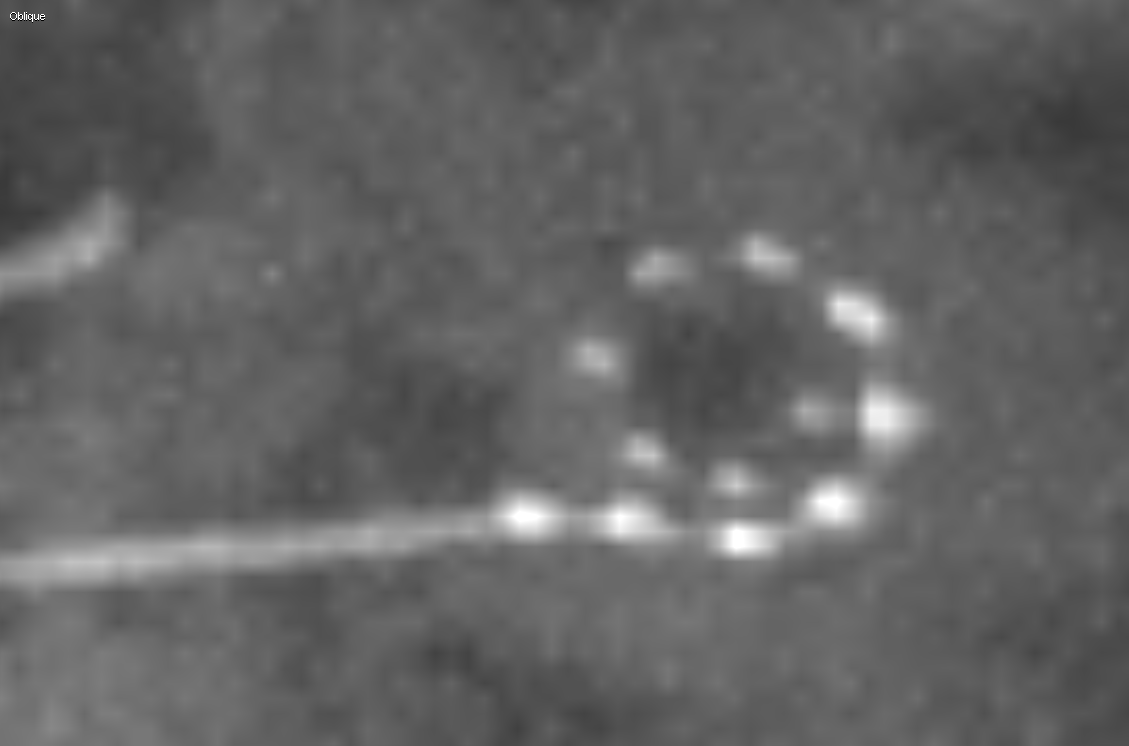
#> input picture Project/DATA/ID03/ID03post.png, 1129 x 746 px, found by its file name
$ python Find_Electrodes.py
#> lines starting #> are read from the running program, lines starting #| are printed output that depends on the picture; after the words box and inside, x2 and y2 are one past the last pixel; in counts of white or black regions, pixels touching at a corner belong together
import cv2
import imutils
import matplotlib.pyplot as plt
import numpy as np
from imutils import contours
from skimage import measure

# choose file
path = r'C:\Users\stryc\OneDrive\BioSTAT\Image Processing\ISIP 2020 Project Handout\Handout\DATA'
folder = '\ID03'
filename = '\ID03post.png'

# load image
image = cv2.imread(path + folder + filename)
#> image is the input picture: shape (746, 1129, 3); min 0, max 255, mean 99.3

# transform to gray
gray = cv2.cvtColor(image, cv2.COLOR_BGR2GRAY)

# Gaussian blurring (find best sigma and kernel size ??)
blurred1 = cv2.GaussianBlur(gray, (21, 21), 0)
blurred2 = cv2.GaussianBlur(gray, (15, 15), sigmaX=0.5)

# thresholding of the images and convert to binary map (find good interval!!)
thresh1 = cv2.threshold(blurred1, 160, 255, cv2.THRESH_BINARY)[1]
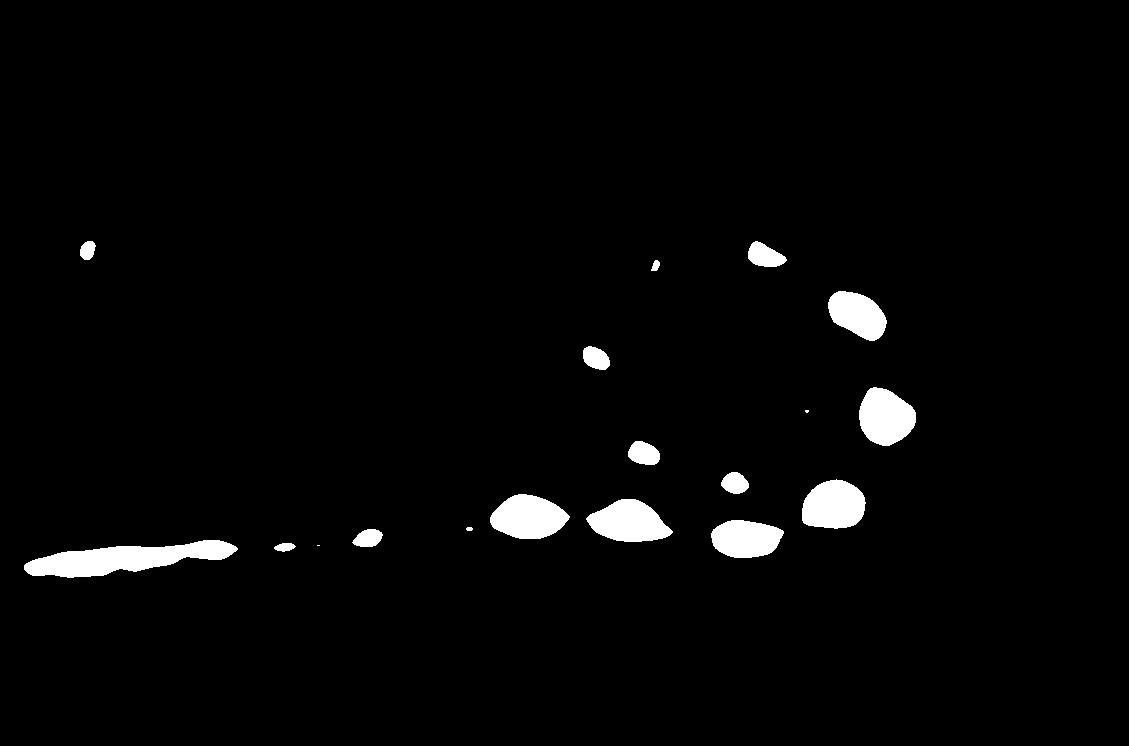
#> thresh1: shape (746, 1129); 2.6% white; 18 white regions (2 under 20 px), largest, box (x1, y1, x2, y2) and area: (24, 540, 238, 578) 4374, (490, 494, 570, 539) 2582, (586, 499, 673, 542) 2535

print(np.shape(blurred1))
#| (746, 1129)

thresh2 = cv2.threshold(blurred2, 170, 255, cv2.THRESH_BINARY)[1]
#> thresh2: shape (746, 1129); 1.8% white; 23 white regions (9 under 20 px), largest, box (x1, y1, x2, y2) and area: (492, 496, 567, 538) 2136, (805, 481, 863, 527) 2092, (590, 502, 671, 540) 2064

# potential kernel for morphologyEX, erode and dilate
kernel = np.ones((5, 5), np.uint8)

# opening = cv2.morphologyEx(blurred1, cv2.MORPH_OPEN, None)

# erode reduces noise around dots
thresh1 = cv2.erode(thresh1, None, iterations=1)
#> thresh1: shape (746, 1129); 2.3% white; 16 white regions (1 under 20 px), largest, box (x1, y1, x2, y2) and area: (25, 541, 236, 577) 3858, (491, 495, 568, 538) 2336, (588, 500, 671, 541) 2279

# dilate increases dot size after noise reduction > more defined dots (play around with iteration and kernel?)
thresh1 = cv2.dilate(thresh1, None, iterations=1)
#> thresh1: shape (746, 1129); 2.6% white; 16 white regions, largest, box (x1, y1, x2, y2) and area: (24, 540, 237, 578) 4372, (490, 494, 569, 539) 2580, (587, 499, 672, 542) 2531

# other settings
thresh2 = cv2.erode(thresh2, None, iterations=2)
#> thresh2: shape (746, 1129); 1.3% white; 12 white regions, largest, box (x1, y1, x2, y2) and area: (807, 483, 861, 525) 1692, (495, 498, 563, 536) 1691, (863, 392, 910, 440) 1626
thresh2 = cv2.dilate(thresh2, None, iterations=4)
#> thresh2: shape (746, 1129); 2.3% white; 12 white regions, largest, box (x1, y1, x2, y2) and area: (491, 494, 567, 540) 2603, (803, 479, 865, 529) 2524, (590, 500, 669, 542) 2519

# perform a connected component analysis on the thresholded image, then initialize a mask to store only the "large"
# components

# Label connected regions of an integer array.
labels = measure.label(thresh1, background=0)
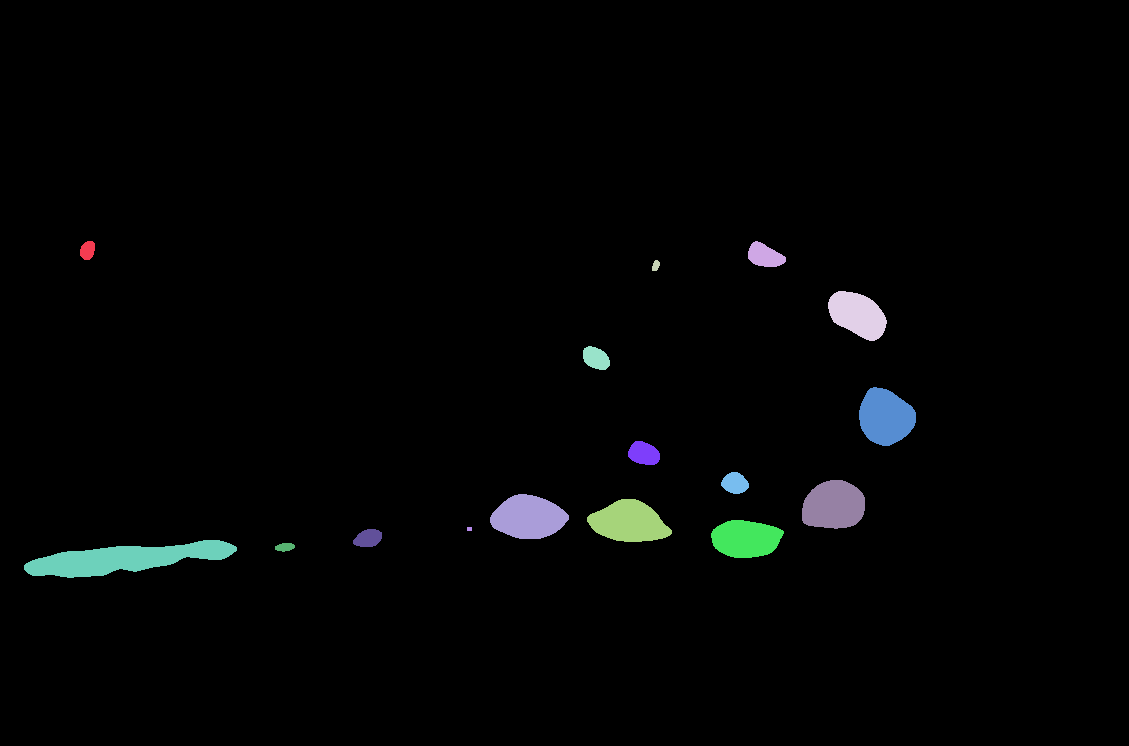
#> labels: shape (746, 1129) int64; 17 distinct labels, from 0 to 16; one colour per label, 0 black

mask = np.zeros(thresh1.shape, dtype="uint8")

# loop over the unique components
for label in np.unique(labels):

    # if this is the background label, ignore it
    if label == 0:
        continue

    labelMask = np.zeros(thresh1.shape, dtype="uint8")
    labelMask[labels == label] = 255
    numPixels = cv2.countNonZero(labelMask)
    print(numPixels)
    # The cluster of pixels should be between 300 and 2500 (needs tweeking)
    if numPixels > 300 and numPixels < 2500:
        mask = cv2.add(mask, labelMask)
#> this loop made 17 passes
#> numPixels on passes 2 to 13: 228, 665, 66, 2011, 480, 2467, 586, 451, 2495, 2580, 2531, 2140
#| 228
#| 665
#| 66
#| 2011
#| 480
#| 2467
#| 586
#| 451
#> (further printed lines are left out)
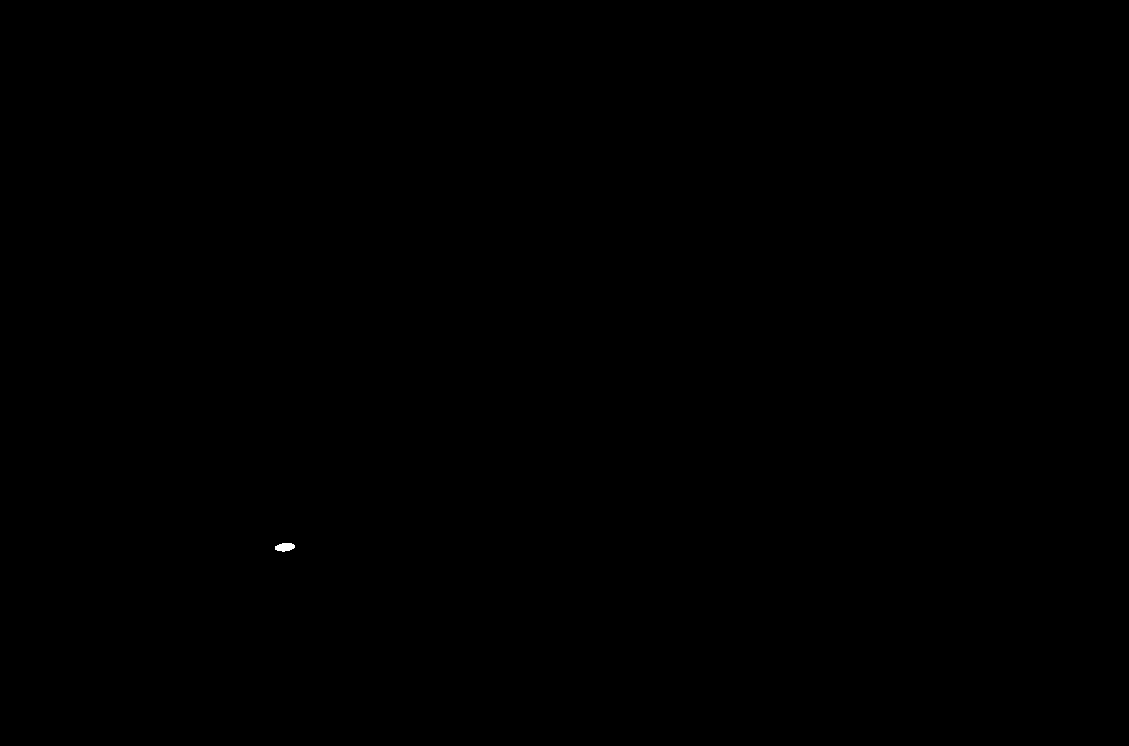
#> labelMask: shape (746, 1129); 0.02% white; 1 white region, box (x1, y1, x2, y2) and area: (275, 543, 295, 552) 135
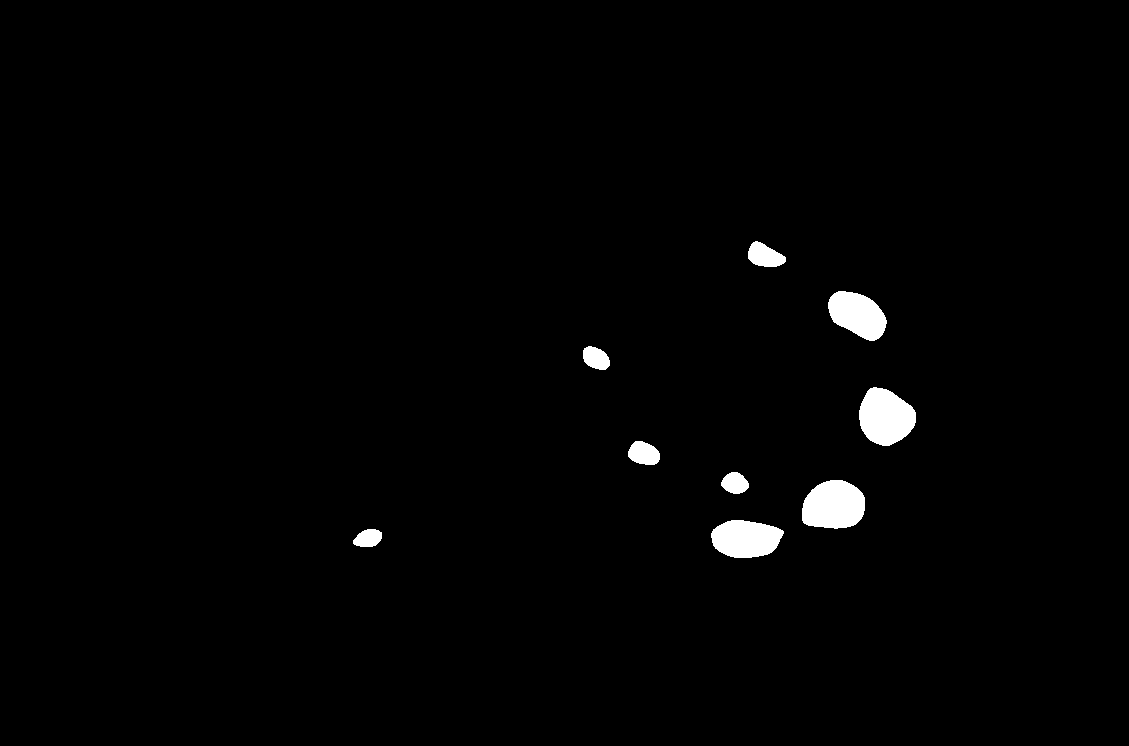
#> mask: shape (746, 1129); 1.4% white; 9 white regions

# find the contours in the mask, then sort them from left to right
cnts = cv2.findContours(mask.copy(), cv2.RETR_EXTERNAL, cv2.CHAIN_APPROX_SIMPLE)
#> cnts = 9 contours; largest, box (x1, y1, x2, y2) and area: (802, 480, 865, 529) 2411, (859, 387, 916, 446) 2387, (711, 520, 784, 558) 2056, (828, 291, 887, 341) 1936, (748, 241, 786, 267) 620
cnts = imutils.grab_contours(cnts)
cnts = contours.sort_contours(cnts)[0]

# loop over the contours
for (i, c) in enumerate(cnts):
    # draw the bright spot on the image

    (x, y, w, h) = cv2.boundingRect(c)
    ((cX, cY), radius) = cv2.minEnclosingCircle(c)
    # cv2.circle(image, (int(cX), int(cY)), int(radius),(0, 0, 255), 3)
    cv2.circle(image, (int(cX), int(cY)), 10, (255, 0, 0), 2)
    cv2.putText(image, "#{}".format(i + 1), (x, y), cv2.FONT_HERSHEY_PLAIN, 1.45, (255, 0, 0), 2)
#> this loop made 9 passes
#> (x, y, w, h, cX, cY, radius) on passes 1 to 9: (353, 529, 29, 18, 367, 537.5, 15.04), (583, 346, 27, 24, 596.5, 356.5, 15.12), (628, 441, 32, 24, 643.6, 454.5, 16.02), (711, 520, 73, 38, 747, 534, 36.12), (721, 472, 28, 22, 734.5, 484.5, 13.73), (748, 241, 38, 26, 766.8, 254.9, 19.2), (802, 480, 63, 49, 833, 508.5, 33.06), (828, 291, 59, 50, 856, 315.5, 31.91), (859, 387, 57, 59, 885.3, 414.6, 30.65)
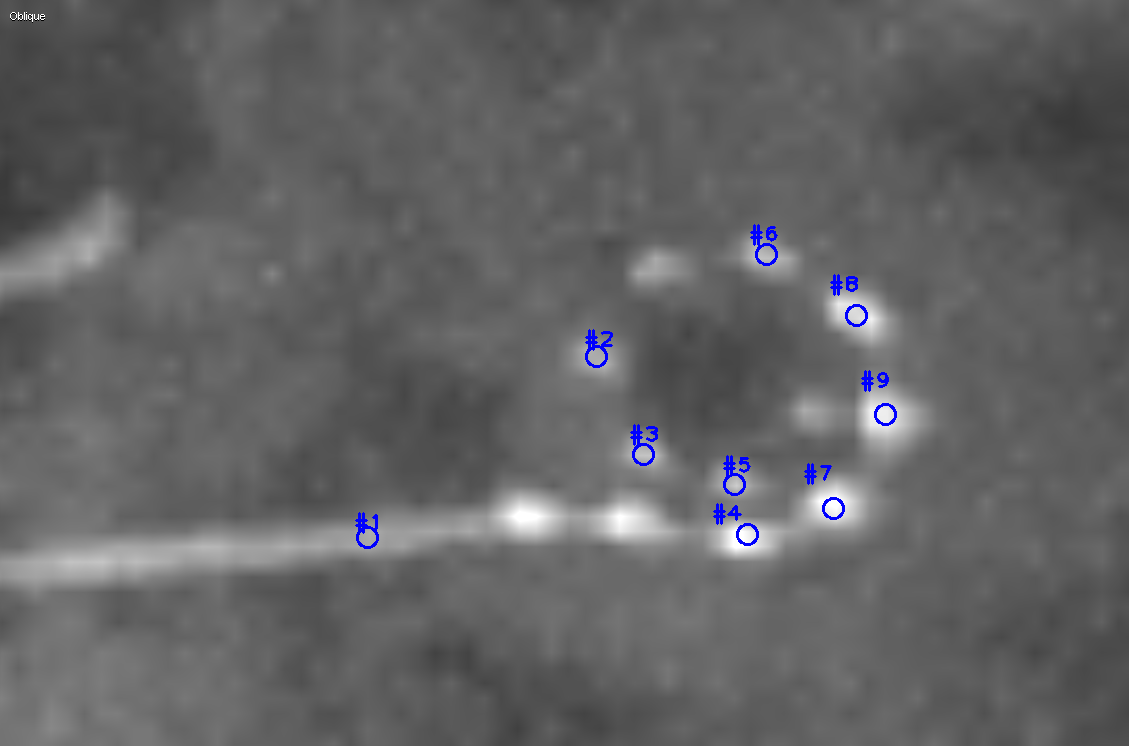
#> image: shape (746, 1129, 3); 0.47% of pixels changed, all inside (x1, y1, x2, y2) = (355, 224, 897, 549)
# show the output image
cv2.imshow("Image", image)
cv2.waitKey(0)

fig, axs = plt.subplots(2, 3)
axs[0, 0].imshow(image)
axs[0, 0].set_title('image')
axs[0, 1].imshow(blurred1)
axs[0, 1].set_title('blurred1')
axs[0, 2].imshow(blurred2)
axs[0, 2].set_title('blurred2')
axs[1, 0].imshow(labels)
axs[1, 0].set_title('opening')
axs[1, 1].imshow(thresh1)
axs[1, 1].set_title('thresh1')
axs[1, 2].imshow(thresh2)
axs[1, 2].set_title('thresh2')
plt.show()
#> figure, not shown here; B, G, R data is drawn as R, G, B
quit()
#> (the program exits here)
